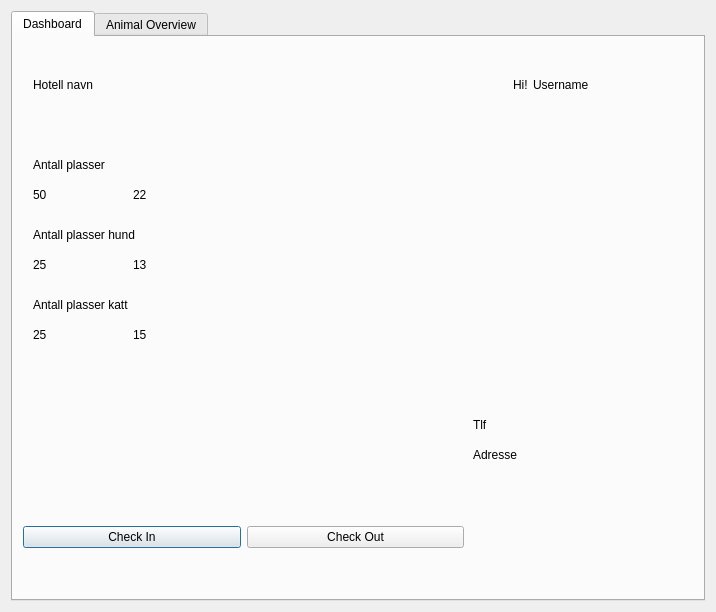
<?xml version="1.0" encoding="UTF-8"?>
<ui version="4.0">
 <class>secWindow</class>
 <widget class="QDialog" name="secWindow">
  <property name="geometry">
   <rect>
    <x>0</x>
    <y>0</y>
    <width>716</width>
    <height>612</height>
   </rect>
  </property>
  <property name="minimumSize">
   <size>
    <width>0</width>
    <height>100</height>
   </size>
  </property>
  <property name="windowTitle">
   <string>KennelSoft</string>
  </property>
  <layout class="QGridLayout" name="gridLayout">
   <item row="0" column="1">
    <widget class="QTabWidget" name="tabWidget">
     <property name="tabPosition">
      <enum>QTabWidget::North</enum>
     </property>
     <property name="tabShape">
      <enum>QTabWidget::Rounded</enum>
     </property>
     <property name="currentIndex">
      <number>0</number>
     </property>
     <widget class="QWidget" name="tab">
      <attribute name="title">
       <string>Dashboard</string>
      </attribute>
      <widget class="QWidget" name="horizontalLayoutWidget">
       <property name="geometry">
        <rect>
         <x>10</x>
         <y>460</y>
         <width>441</width>
         <height>80</height>
        </rect>
       </property>
       <layout class="QHBoxLayout" name="horizontalLayout">
        <item>
         <widget class="QPushButton" name="btnCheckIn">
          <property name="text">
           <string>Check In</string>
          </property>
         </widget>
        </item>
        <item>
         <widget class="QPushButton" name="btnCheckOut">
          <property name="text">
           <string>Check Out</string>
          </property>
         </widget>
        </item>
       </layout>
      </widget>
      <widget class="QLabel" name="label_hotelname">
       <property name="geometry">
        <rect>
         <x>20</x>
         <y>40</y>
         <width>241</width>
         <height>16</height>
        </rect>
       </property>
       <property name="text">
        <string>Hotell navn</string>
       </property>
      </widget>
      <widget class="QLabel" name="label_3">
       <property name="geometry">
        <rect>
         <x>20</x>
         <y>120</y>
         <width>131</width>
         <height>16</height>
        </rect>
       </property>
       <property name="text">
        <string>Antall plasser </string>
       </property>
      </widget>
      <widget class="QLabel" name="label_totelCages">
       <property name="geometry">
        <rect>
         <x>20</x>
         <y>150</y>
         <width>55</width>
         <height>16</height>
        </rect>
       </property>
       <property name="text">
        <string>50</string>
       </property>
      </widget>
      <widget class="QLabel" name="label_freeCages">
       <property name="geometry">
        <rect>
         <x>120</x>
         <y>150</y>
         <width>55</width>
         <height>16</height>
        </rect>
       </property>
       <property name="text">
        <string>22</string>
       </property>
      </widget>
      <widget class="QLabel" name="label_6">
       <property name="geometry">
        <rect>
         <x>20</x>
         <y>190</y>
         <width>141</width>
         <height>16</height>
        </rect>
       </property>
       <property name="text">
        <string>Antall plasser hund</string>
       </property>
      </widget>
      <widget class="QLabel" name="label_dog">
       <property name="geometry">
        <rect>
         <x>20</x>
         <y>220</y>
         <width>55</width>
         <height>16</height>
        </rect>
       </property>
       <property name="text">
        <string>25</string>
       </property>
      </widget>
      <widget class="QLabel" name="label_freeDogCages">
       <property name="geometry">
        <rect>
         <x>120</x>
         <y>220</y>
         <width>55</width>
         <height>16</height>
        </rect>
       </property>
       <property name="text">
        <string>13</string>
       </property>
      </widget>
      <widget class="QLabel" name="label_9">
       <property name="geometry">
        <rect>
         <x>20</x>
         <y>260</y>
         <width>131</width>
         <height>16</height>
        </rect>
       </property>
       <property name="text">
        <string>Antall plasser katt</string>
       </property>
      </widget>
      <widget class="QLabel" name="label_Cat">
       <property name="geometry">
        <rect>
         <x>20</x>
         <y>290</y>
         <width>55</width>
         <height>16</height>
        </rect>
       </property>
       <property name="text">
        <string>25</string>
       </property>
      </widget>
      <widget class="QLabel" name="label_freeCatCages">
       <property name="geometry">
        <rect>
         <x>120</x>
         <y>290</y>
         <width>55</width>
         <height>16</height>
        </rect>
       </property>
       <property name="text">
        <string>15</string>
       </property>
      </widget>
      <widget class="QLabel" name="label_12">
       <property name="geometry">
        <rect>
         <x>500</x>
         <y>40</y>
         <width>21</width>
         <height>16</height>
        </rect>
       </property>
       <property name="text">
        <string>Hi!</string>
       </property>
      </widget>
      <widget class="QLabel" name="label_username">
       <property name="geometry">
        <rect>
         <x>520</x>
         <y>40</y>
         <width>151</width>
         <height>16</height>
        </rect>
       </property>
       <property name="text">
        <string>Username</string>
       </property>
      </widget>
      <widget class="QLabel" name="label_tlf">
       <property name="geometry">
        <rect>
         <x>460</x>
         <y>380</y>
         <width>211</width>
         <height>16</height>
        </rect>
       </property>
       <property name="text">
        <string>Tlf</string>
       </property>
      </widget>
      <widget class="QLabel" name="label_adr">
       <property name="geometry">
        <rect>
         <x>460</x>
         <y>410</y>
         <width>221</width>
         <height>16</height>
        </rect>
       </property>
       <property name="text">
        <string>Adresse</string>
       </property>
      </widget>
     </widget>
     <widget class="QWidget" name="tab_2">
      <attribute name="title">
       <string>Animal Overview</string>
      </attribute>
      <layout class="QGridLayout" name="gridLayout_2">
       <item row="1" column="0">
        <widget class="QLineEdit" name="inputSearch"/>
       </item>
       <item row="2" column="0" colspan="2">
        <widget class="QTableView" name="tableView_Animals">
         <property name="sizePolicy">
          <sizepolicy hsizetype="Expanding" vsizetype="Expanding">
           <horstretch>0</horstretch>
           <verstretch>0</verstretch>
          </sizepolicy>
         </property>
         <property name="autoFillBackground">
          <bool>false</bool>
         </property>
        </widget>
       </item>
       <item row="0" column="0">
        <widget class="QLabel" name="label">
         <property name="text">
          <string>Search:</string>
         </property>
        </widget>
       </item>
       <item row="3" column="0">
        <widget class="QPushButton" name="tester">
         <property name="text">
          <string>Update</string>
         </property>
        </widget>
       </item>
       <item row="1" column="1">
        <widget class="QPushButton" name="pushButton">
         <property name="text">
          <string>Search</string>
         </property>
        </widget>
       </item>
      </layout>
     </widget>
    </widget>
   </item>
  </layout>
 </widget>
 <resources/>
 <connections/>
</ui>
